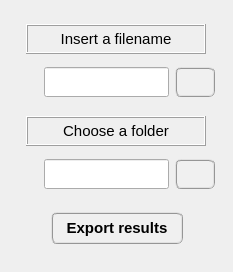
        <widget class="QWidget" name="tab_export">
         <attribute name="title">
          <string>Export results</string>
         </attribute>
         <layout class="QGridLayout" name="gridLayout_5">
          <property name="leftMargin">
           <number>4</number>
          </property>
          <property name="topMargin">
           <number>4</number>
          </property>
          <property name="rightMargin">
           <number>4</number>
          </property>
          <property name="bottomMargin">
           <number>4</number>
          </property>
          <property name="spacing">
           <number>4</number>
          </property>
          <item row="0" column="0">
           <widget class="QFrame" name="frame_6">
            <property name="frameShape">
             <enum>QFrame::NoFrame</enum>
            </property>
            <property name="frameShadow">
             <enum>QFrame::Raised</enum>
            </property>
            <layout class="QGridLayout" name="gridLayout_14">
             <property name="leftMargin">
              <number>12</number>
             </property>
             <property name="rightMargin">
              <number>12</number>
             </property>
             <item row="0" column="0">
              <widget class="QFrame" name="frame_25">
               <property name="frameShape">
                <enum>QFrame::NoFrame</enum>
               </property>
               <property name="frameShadow">
                <enum>QFrame::Raised</enum>
               </property>
              </widget>
             </item>
             <item row="6" column="0">
              <widget class="QFrame" name="frame_27">
               <property name="frameShape">
                <enum>QFrame::NoFrame</enum>
               </property>
               <property name="frameShadow">
                <enum>QFrame::Raised</enum>
               </property>
              </widget>
             </item>
             <item row="8" column="0">
              <widget class="QFrame" name="frame_26">
               <property name="frameShape">
                <enum>QFrame::NoFrame</enum>
               </property>
               <property name="frameShadow">
                <enum>QFrame::Raised</enum>
               </property>
              </widget>
             </item>
             <item row="1" column="0">
              <widget class="QFrame" name="frame_17">
               <property name="minimumSize">
                <size>
                 <width>0</width>
                 <height>40</height>
                </size>
               </property>
               <property name="maximumSize">
                <size>
                 <width>16777215</width>
                 <height>40</height>
                </size>
               </property>
               <property name="frameShape">
                <enum>QFrame::NoFrame</enum>
               </property>
               <property name="frameShadow">
                <enum>QFrame::Raised</enum>
               </property>
               <layout class="QGridLayout" name="gridLayout_12">
                <property name="leftMargin">
                 <number>2</number>
                </property>
                <property name="topMargin">
                 <number>2</number>
                </property>
                <property name="rightMargin">
                 <number>2</number>
                </property>
                <property name="bottomMargin">
                 <number>2</number>
                </property>
                <property name="spacing">
                 <number>2</number>
                </property>
                <item row="0" column="0">
                 <widget class="QLabel" name="label_7">
                  <property name="minimumSize">
                   <size>
                    <width>125</width>
                    <height>30</height>
                   </size>
                  </property>
                  <property name="maximumSize">
                   <size>
                    <width>180</width>
                    <height>30</height>
                   </size>
                  </property>
                  <property name="font">
                   <font>
                    <family>MS Shell Dlg 2</family>
                    <pointsize>11</pointsize>
                    <weight>50</weight>
                    <italic>false</italic>
                    <bold>false</bold>
                   </font>
                  </property>
                  <property name="frameShape">
                   <enum>QFrame::Box</enum>
                  </property>
                  <property name="frameShadow">
                   <enum>QFrame::Raised</enum>
                  </property>
                  <property name="text">
                   <string>Insert a filename</string>
                  </property>
                  <property name="alignment">
                   <set>Qt::AlignCenter</set>
                  </property>
                 </widget>
                </item>
               </layout>
              </widget>
             </item>
             <item row="2" column="0">
              <widget class="QFrame" name="frame_23">
               <property name="frameShape">
                <enum>QFrame::NoFrame</enum>
               </property>
               <property name="frameShadow">
                <enum>QFrame::Raised</enum>
               </property>
               <layout class="QGridLayout" name="gridLayout_13">
                <property name="leftMargin">
                 <number>2</number>
                </property>
                <property name="topMargin">
                 <number>2</number>
                </property>
                <property name="rightMargin">
                 <number>2</number>
                </property>
                <property name="bottomMargin">
                 <number>2</number>
                </property>
                <item row="0" column="0">
                 <widget class="QFrame" name="frame_29">
                  <property name="minimumSize">
                   <size>
                    <width>20</width>
                    <height>0</height>
                   </size>
                  </property>
                  <property name="frameShape">
                   <enum>QFrame::NoFrame</enum>
                  </property>
                  <property name="frameShadow">
                   <enum>QFrame::Raised</enum>
                  </property>
                 </widget>
                </item>
                <item row="0" column="1">
                 <widget class="QLineEdit" name="lineEdit_file_name">
                  <property name="minimumSize">
                   <size>
                    <width>0</width>
                    <height>30</height>
                   </size>
                  </property>
                  <property name="maximumSize">
                   <size>
                    <width>16777215</width>
                    <height>30</height>
                   </size>
                  </property>
                  <property name="font">
                   <font>
                    <family>MS Shell Dlg 2</family>
                    <pointsize>10</pointsize>
                    <weight>50</weight>
                    <italic>false</italic>
                    <bold>false</bold>
                   </font>
                  </property>
                  <property name="layoutDirection">
                   <enum>Qt::LeftToRight</enum>
                  </property>
                  <property name="text">
                   <string/>
                  </property>
                  <property name="alignment">
                   <set>Qt::AlignCenter</set>
                  </property>
                 </widget>
                </item>
                <item row="0" column="2">
                 <widget class="QPushButton" name="pushButton_reset_filename">
                  <property name="minimumSize">
                   <size>
                    <width>40</width>
                    <height>30</height>
                   </size>
                  </property>
                  <property name="maximumSize">
                   <size>
                    <width>40</width>
                    <height>30</height>
                   </size>
                  </property>
                  <property name="font">
                   <font>
                    <family>MS Shell Dlg 2</family>
                    <pointsize>11</pointsize>
                    <weight>75</weight>
                    <italic>false</italic>
                    <bold>true</bold>
                   </font>
                  </property>
                  <property name="styleSheet">
                   <string notr="true">QPushButton{border-radius: 6px; border-color: rgb(150, 150, 150); border-style: ridge; border-width: 2px; color: rgb(0, 0, 0); background-color: rgb(240, 240, 240); font: 75 bold 11pt &quot;MS Shell Dlg 2&quot;}
QPushButton:hover{border-radius: 6px; border-color: rgb(0, 170, 255); border-style: ridge; border-width: 2px; color: rgb(0, 0, 0); background-color: rgba(174, 213, 255, 100); font: 75 bold 11pt &quot;MS Shell Dlg 2&quot;}
QPushButton:pressed{border-radius: 6px; border-color: rgb(0, 170, 255); border-style: ridge; border-width: 3px; color: rgb(0, 0, 0); background-color: rgb(174, 213, 255); font: 75 bold 11pt &quot;MS Shell Dlg 2&quot;}</string>
                  </property>
                  <property name="text">
                   <string/>
                  </property>
                  <property name="iconSize">
                   <size>
                    <width>20</width>
                    <height>20</height>
                   </size>
                  </property>
                 </widget>
                </item>
               </layout>
              </widget>
             </item>
             <item row="4" column="0">
              <widget class="QFrame" name="frame_12">
               <property name="minimumSize">
                <size>
                 <width>0</width>
                 <height>40</height>
                </size>
               </property>
               <property name="maximumSize">
                <size>
                 <width>16777215</width>
                 <height>40</height>
                </size>
               </property>
               <property name="frameShape">
                <enum>QFrame::NoFrame</enum>
               </property>
               <property name="frameShadow">
                <enum>QFrame::Raised</enum>
               </property>
               <layout class="QGridLayout" name="gridLayout_9">
                <property name="leftMargin">
                 <number>2</number>
                </property>
                <property name="topMargin">
                 <number>2</number>
                </property>
                <property name="rightMargin">
                 <number>2</number>
                </property>
                <property name="bottomMargin">
                 <number>2</number>
                </property>
                <property name="spacing">
                 <number>2</number>
                </property>
                <item row="0" column="0">
                 <widget class="QLabel" name="label_5">
                  <property name="minimumSize">
                   <size>
                    <width>125</width>
                    <height>30</height>
                   </size>
                  </property>
                  <property name="maximumSize">
                   <size>
                    <width>180</width>
                    <height>30</height>
                   </size>
                  </property>
                  <property name="font">
                   <font>
                    <family>MS Shell Dlg 2</family>
                    <pointsize>11</pointsize>
                    <weight>50</weight>
                    <italic>false</italic>
                    <bold>false</bold>
                   </font>
                  </property>
                  <property name="frameShape">
                   <enum>QFrame::Box</enum>
                  </property>
                  <property name="frameShadow">
                   <enum>QFrame::Raised</enum>
                  </property>
                  <property name="text">
                   <string>Choose a folder</string>
                  </property>
                  <property name="alignment">
                   <set>Qt::AlignCenter</set>
                  </property>
                 </widget>
                </item>
               </layout>
              </widget>
             </item>
             <item row="5" column="0">
              <widget class="QFrame" name="frame_11">
               <property name="frameShape">
                <enum>QFrame::NoFrame</enum>
               </property>
               <property name="frameShadow">
                <enum>QFrame::Raised</enum>
               </property>
               <layout class="QGridLayout" name="gridLayout_8">
                <property name="leftMargin">
                 <number>2</number>
                </property>
                <property name="topMargin">
                 <number>2</number>
                </property>
                <property name="rightMargin">
                 <number>2</number>
                </property>
                <property name="bottomMargin">
                 <number>2</number>
                </property>
                <item row="0" column="1">
                 <widget class="QLineEdit" name="lineEdit_save_results_path">
                  <property name="minimumSize">
                   <size>
                    <width>0</width>
                    <height>30</height>
                   </size>
                  </property>
                  <property name="maximumSize">
                   <size>
                    <width>16777215</width>
                    <height>30</height>
                   </size>
                  </property>
                  <property name="font">
                   <font>
                    <family>MS Shell Dlg 2</family>
                    <pointsize>8</pointsize>
                    <weight>50</weight>
                    <italic>false</italic>
                    <bold>false</bold>
                   </font>
                  </property>
                  <property name="layoutDirection">
                   <enum>Qt::LeftToRight</enum>
                  </property>
                  <property name="alignment">
                   <set>Qt::AlignCenter</set>
                  </property>
                 </widget>
                </item>
                <item row="0" column="2">
                 <widget class="QPushButton" name="pushButton_choose_folder_export">
                  <property name="minimumSize">
                   <size>
                    <width>40</width>
                    <height>30</height>
                   </size>
                  </property>
                  <property name="maximumSize">
                   <size>
                    <width>40</width>
                    <height>30</height>
                   </size>
                  </property>
                  <property name="font">
                   <font>
                    <family>MS Shell Dlg 2</family>
                    <pointsize>11</pointsize>
                    <weight>75</weight>
                    <italic>false</italic>
                    <bold>true</bold>
                   </font>
                  </property>
                  <property name="styleSheet">
                   <string notr="true">QPushButton{border-radius: 6px; border-color: rgb(150, 150, 150); border-style: ridge; border-width: 2px; color: rgb(0, 0, 0); background-color: rgb(240, 240, 240); font: 75 bold 11pt &quot;MS Shell Dlg 2&quot;}
QPushButton:hover{border-radius: 6px; border-color: rgb(0, 170, 255); border-style: ridge; border-width: 2px; color: rgb(0, 0, 0); background-color: rgba(174, 213, 255, 100); font: 75 bold 11pt &quot;MS Shell Dlg 2&quot;}
QPushButton:pressed{border-radius: 6px; border-color: rgb(0, 170, 255); border-style: ridge; border-width: 3px; color: rgb(0, 0, 0); background-color: rgb(174, 213, 255); font: 75 bold 11pt &quot;MS Shell Dlg 2&quot;}</string>
                  </property>
                  <property name="text">
                   <string/>
                  </property>
                  <property name="iconSize">
                   <size>
                    <width>20</width>
                    <height>20</height>
                   </size>
                  </property>
                 </widget>
                </item>
                <item row="0" column="0">
                 <widget class="QFrame" name="frame_24">
                  <property name="minimumSize">
                   <size>
                    <width>20</width>
                    <height>0</height>
                   </size>
                  </property>
                  <property name="frameShape">
                   <enum>QFrame::NoFrame</enum>
                  </property>
                  <property name="frameShadow">
                   <enum>QFrame::Raised</enum>
                  </property>
                 </widget>
                </item>
               </layout>
              </widget>
             </item>
             <item row="7" column="0">
              <widget class="QFrame" name="frame_14">
               <property name="frameShape">
                <enum>QFrame::NoFrame</enum>
               </property>
               <property name="frameShadow">
                <enum>QFrame::Raised</enum>
               </property>
               <layout class="QGridLayout" name="gridLayout_11">
                <item row="0" column="1">
                 <widget class="QPushButton" name="pushButton_export_results">
                  <property name="minimumSize">
                   <size>
                    <width>132</width>
                    <height>32</height>
                   </size>
                  </property>
                  <property name="maximumSize">
                   <size>
                    <width>140</width>
                    <height>32</height>
                   </size>
                  </property>
                  <property name="font">
                   <font>
                    <family>MS Shell Dlg 2</family>
                    <pointsize>11</pointsize>
                    <weight>75</weight>
                    <italic>false</italic>
                    <bold>true</bold>
                   </font>
                  </property>
                  <property name="styleSheet">
                   <string notr="true">QPushButton{border-radius: 6px; border-color: rgb(150, 150, 150); border-style: ridge; border-width: 2px; color: rgb(0, 0, 0); background-color: rgb(240, 240, 240); font: 75 bold 11pt &quot;MS Shell Dlg 2&quot;}
QPushButton:hover{border-radius: 6px; border-color: rgb(0, 170, 255); border-style: ridge; border-width: 2px; color: rgb(0, 0, 0); background-color: rgba(174, 213, 255, 100); font: 75 bold 11pt &quot;MS Shell Dlg 2&quot;}
QPushButton:pressed{border-radius: 6px; border-color: rgb(0, 170, 255); border-style: ridge; border-width: 3px; color: rgb(0, 0, 0); background-color: rgb(174, 213, 255); font: 75 bold 11pt &quot;MS Shell Dlg 2&quot;}</string>
                  </property>
                  <property name="text">
                   <string>Export results</string>
                  </property>
                 </widget>
                </item>
                <item row="0" column="0">
                 <widget class="QFrame" name="frame_15">
                  <property name="frameShape">
                   <enum>QFrame::NoFrame</enum>
                  </property>
                  <property name="frameShadow">
                   <enum>QFrame::Raised</enum>
                  </property>
                 </widget>
                </item>
                <item row="0" column="2">
                 <widget class="QFrame" name="frame_16">
                  <property name="frameShape">
                   <enum>QFrame::NoFrame</enum>
                  </property>
                  <property name="frameShadow">
                   <enum>QFrame::Raised</enum>
                  </property>
                 </widget>
                </item>
               </layout>
              </widget>
             </item>
             <item row="3" column="0">
              <widget class="QFrame" name="frame_28">
               <property name="frameShape">
                <enum>QFrame::NoFrame</enum>
               </property>
               <property name="frameShadow">
                <enum>QFrame::Raised</enum>
               </property>
              </widget>
             </item>
            </layout>
           </widget>
          </item>
         </layout>
        </widget>
